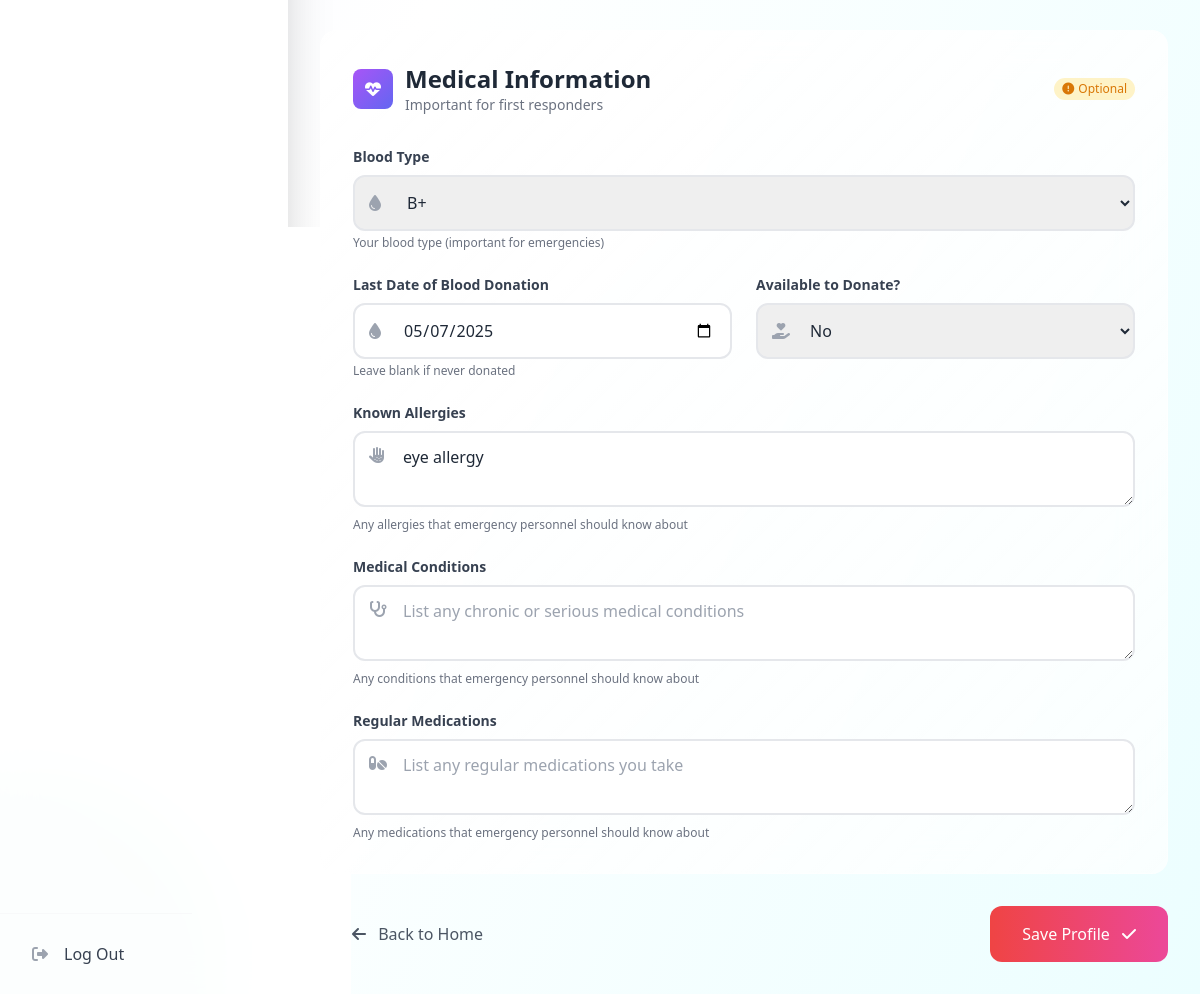
The page /accounts/profile/citizen/setup/ (signed in, lower part) on the database as committed earlier.
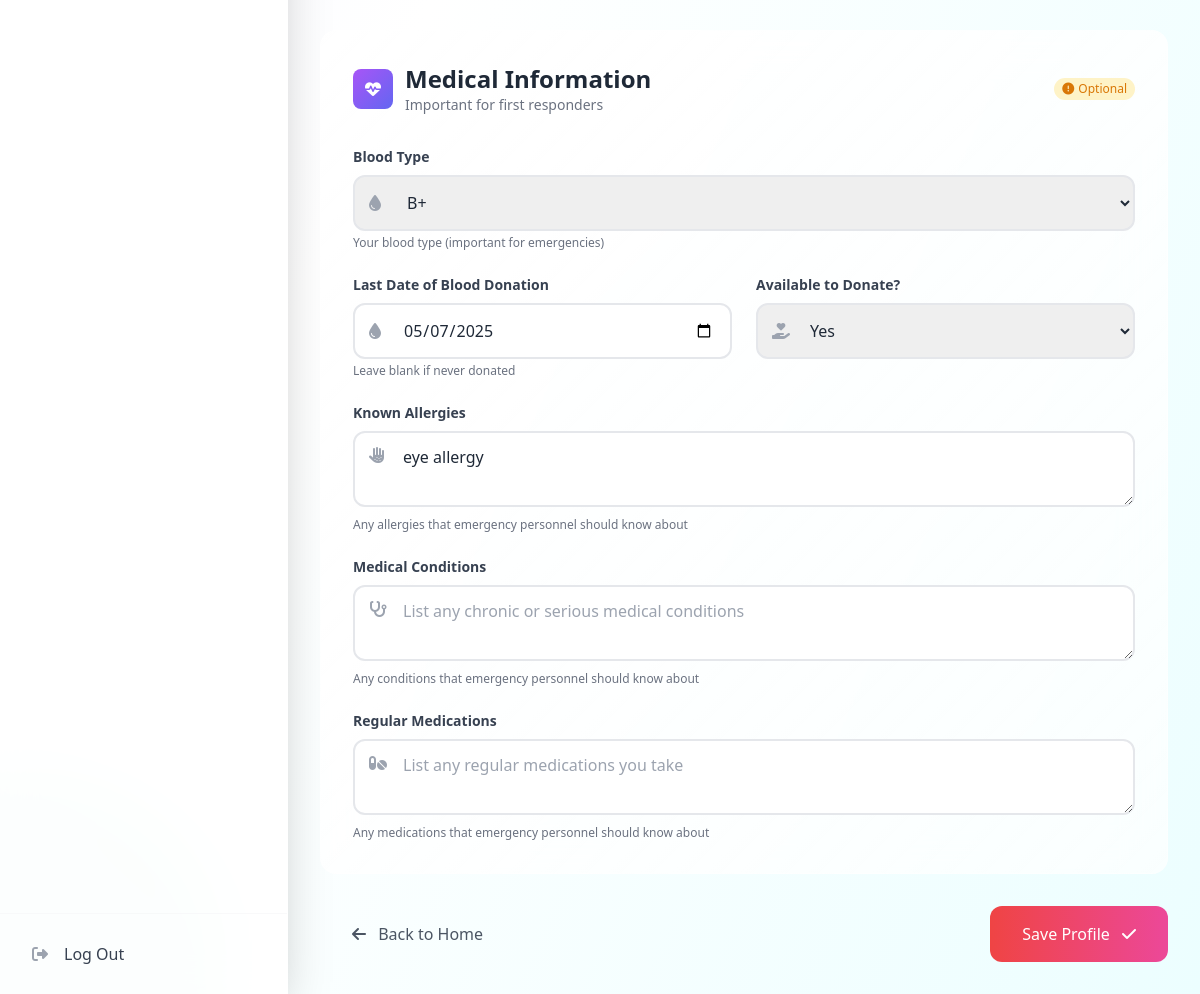
The same page on the database as committed later.
### accounts/models.py (models this page shows, shortened)
class CitizenProfile(models.Model):
    BLOOD_GROUP_CHOICES = [
        ('', 'Select Blood Group'),
        ('A+', 'A+'),
        ('A-', 'A-'),
        ('B+', 'B+'),
        ('B-', 'B-'),
        ('AB+', 'AB+'),
        ('AB-', 'AB-'),
        ('O+', 'O+'),
        ('O-', 'O-'),
    ]
    user = models.OneToOneField(
        User, on_delete=models.CASCADE, related_name='citizen_profile')
    date_of_birth = models.DateField(null=True, blank=True)
    blood_group = models.CharField(
        max_length=5, choices=BLOOD_GROUP_CHOICES, blank=True)
    phone_number = models.CharField(max_length=15, blank=True)
    emergency_contact_name = models.CharField(max_length=100, blank=True)
    emergency_contact_phone = models.CharField(max_length=15, blank=True)
    emergency_contact_relationship = models.CharField(
        max_length=50, blank=True)
    house_road_no = models.CharField(max_length=200, blank=True)
    area_sector = models.CharField(max_length=100, blank=True)
    city = models.CharField(max_length=100, blank=True)
    postal_code = models.CharField(max_length=10, blank=True)
    landmarks = models.CharField(max_length=200, blank=True)
    last_blood_donation = models.DateField(null=True, blank=True)
    available_to_donate = models.CharField(
        max_length=10,
        choices=[('', 'Select Option'), ('yes', 'Yes'), ('no', 'No')],
        blank=True
    )
    emergency_donor = models.BooleanField(
        default=False, help_text="Available for emergency blood donation")
    medical_conditions = models.TextField(blank=True)
    allergies = models.TextField(blank=True)
    regular_medications = models.TextField(blank=True)

### accounts/views.py (the view)
# urls.py: path('profile/citizen/setup/', views.citizen_profile_update,
@login_required
def citizen_profile_update(request):
    if request.user.user_type != 'citizen':
        messages.error(request, 'Access denied.')
        return redirect('homepage')
    try:
        profile = request.user.citizen_profile
        is_setup = False
    except CitizenProfile.DoesNotExist:
        profile = CitizenProfile(user=request.user)
        is_setup = True
    if request.method == 'POST':
        form = CitizenProfileForm(request.POST, instance=profile)
        if form.is_valid():
            form.save()
            full_name = request.POST.get('full_name', '').strip()
            if full_name:
                name_parts = full_name.split(' ', 1)
                request.user.first_name = name_parts[0]
                request.user.last_name = name_parts[1] if len(
                    name_parts) > 1 else ''
                request.user.save()
            messages.success(request, 'Profile updated successfully!')
            return redirect('citizen_dashboard')
        else:
            messages.error(request, 'Please correct the errors below.')
    else:
        form = CitizenProfileForm(instance=profile)
    context = {
        'form': form,
        'profile': profile,  # Make sure this is always passed
        'is_setup': is_setup,
    }
    return render(request, 'accounts/citizen_profile_setup.html', context)

### templates/accounts/citizen_profile_setup.html (shortened to what the changed rows need)
<!DOCTYPE html>
<html lang="en">
<head>
  <link rel="stylesheet" href="https://cdnjs.cloudflare.com/ajax/libs/font-awesome/6.4.0/css/all.min.css">
  <script src="https://cdn.tailwindcss.com"></script>
</head>
<body class="min-h-screen bg-gradient-to-br from-indigo-50 via-white to-cyan-50 font-inter text-gray-800 overflow-x-hidden">
  <div class="flex min-h-screen relative z-10">
    <main class="flex-1 p-8 overflow-y-auto">
      <form method="post" class="space-y-8">
        <div class="section-card rounded-2xl p-8">
          <div class="flex items-center justify-between mb-8">
            <div class="flex items-center space-x-3">
              <div>
                <h2 class="text-2xl font-bold text-gray-800">Medical Information</h2>
              </div>
            </div>
          </div>
          <div class="grid grid-cols-1 md:grid-cols-2 gap-6">
            <div class="form-field md:col-span-2">
              <div class="relative">
                <select name="blood_group" class="w-full h-14 px-4 rounded-xl border-2 border-gray-200 focus:border-red-500 focus:ring-2 focus:ring-red-200 transition-all pl-12">
                    <option value="B+" {% if profile.blood_group == 'B+' %}selected{% endif %}>B+</option>
                </select>
                <i class="fas fa-tint absolute left-4 top-1/2 transform -translate-y-1/2 text-gray-400"></i>
              </div>
            </div>
            <div class="form-field">
              <div class="relative">
                <input type="date" name="last_blood_donation" value="{% if profile.last_blood_donation %}{{ profile.last_blood_donation|date:'Y-m-d' }}{% endif %}" class="w-full h-14 px-4 rounded-xl border-2 border-gray-200 focus:border-red-500 focus:ring-2 focus:ring-red-200 transition-all pl-12">
                <i class="fas fa-tint absolute left-4 top-1/2 transform -translate-y-1/2 text-gray-400"></i>
              </div>
            </div>
            <div class="form-field">
              <div class="relative">
                <select name="available_to_donate" class="w-full h-14 px-4 rounded-xl border-2 border-gray-200 focus:border-red-500 focus:ring-2 focus:ring-red-200 transition-all pl-12">
                  <option value="yes" {% if profile.available_to_donate == 'yes' %}selected{% endif %}>Yes</option>
                  <option value="no" {% if profile.available_to_donate == 'no' %}selected{% endif %}>No</option>
                </select>
                <i class="fas fa-hand-holding-heart absolute left-4 top-1/2 transform -translate-y-1/2 text-gray-400"></i>
              </div>
            </div>
            <div class="form-field md:col-span-2">
              <div class="relative">
                <textarea name="allergies" placeholder="List any known allergies" class="w-full px-4 py-3 rounded-xl border-2 border-gray-200 focus:border-red-500 focus:ring-2 focus:ring-red-200 transition-all pl-12" rows="2">{{ profile.allergies|default:'' }}</textarea>
                <i class="fas fa-allergies absolute left-4 top-4 text-gray-400"></i>
              </div>
            </div>
          </div>
        </div>
      </form>
    </main>
  </div>
</body>
</html>

Rows that differ between the two databases and show on the page:
changed CitizenProfile "eye allergy": available_to_donate "No" → "Yes"
